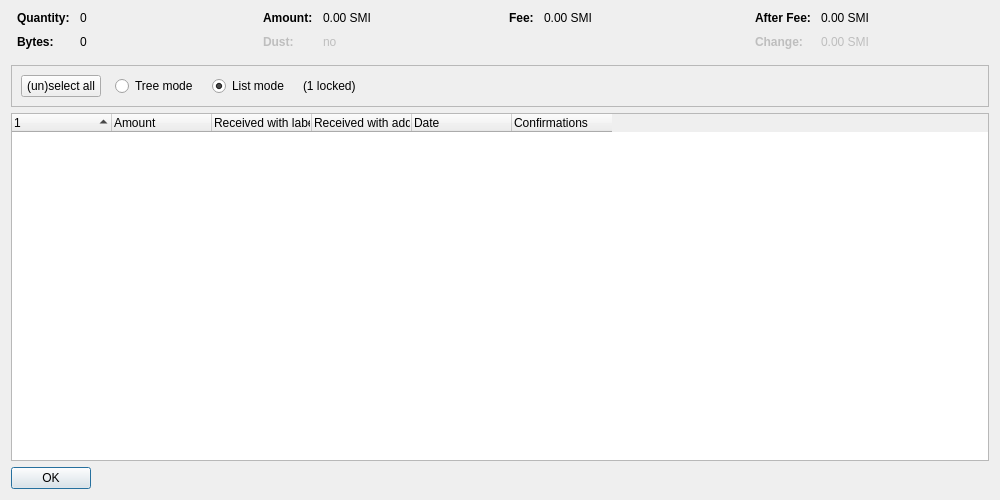
<?xml version="1.0" encoding="UTF-8"?>
<ui version="4.0">
 <class>CoinControlDialog</class>
 <widget class="QDialog" name="CoinControlDialog">
  <property name="geometry">
   <rect>
    <x>0</x>
    <y>0</y>
    <width>1000</width>
    <height>500</height>
   </rect>
  </property>
  <property name="windowTitle">
   <string>Coin Selection</string>
  </property>
  <layout class="QVBoxLayout" name="verticalLayout">
   <item>
    <layout class="QHBoxLayout" name="horizontalLayoutTop" stretch="0,0,0,0">
     <property name="topMargin">
      <number>0</number>
     </property>
     <property name="bottomMargin">
      <number>10</number>
     </property>
     <item>
      <layout class="QFormLayout" name="formLayoutCoinControl1">
       <property name="horizontalSpacing">
        <number>10</number>
       </property>
       <property name="verticalSpacing">
        <number>10</number>
       </property>
       <property name="leftMargin">
        <number>6</number>
       </property>
       <property name="rightMargin">
        <number>6</number>
       </property>
       <item row="0" column="0">
        <widget class="QLabel" name="labelCoinControlQuantityText">
         <property name="font">
          <font>
           <weight>75</weight>
           <bold>true</bold>
          </font>
         </property>
         <property name="text">
          <string>Quantity:</string>
         </property>
        </widget>
       </item>
       <item row="0" column="1">
        <widget class="QLabel" name="labelCoinControlQuantity">
         <property name="cursor">
          <cursorShape>IBeamCursor</cursorShape>
         </property>
         <property name="contextMenuPolicy">
          <enum>Qt::ActionsContextMenu</enum>
         </property>
         <property name="text">
          <string notr="true">0</string>
         </property>
         <property name="textInteractionFlags">
          <set>Qt::LinksAccessibleByMouse|Qt::TextSelectableByKeyboard|Qt::TextSelectableByMouse</set>
         </property>
        </widget>
       </item>
       <item row="1" column="0">
        <widget class="QLabel" name="labelCoinControlBytesText">
         <property name="font">
          <font>
           <weight>75</weight>
           <bold>true</bold>
          </font>
         </property>
         <property name="text">
          <string>Bytes:</string>
         </property>
        </widget>
       </item>
       <item row="1" column="1">
        <widget class="QLabel" name="labelCoinControlBytes">
         <property name="cursor">
          <cursorShape>IBeamCursor</cursorShape>
         </property>
         <property name="contextMenuPolicy">
          <enum>Qt::ActionsContextMenu</enum>
         </property>
         <property name="text">
          <string notr="true">0</string>
         </property>
         <property name="textInteractionFlags">
          <set>Qt::LinksAccessibleByMouse|Qt::TextSelectableByKeyboard|Qt::TextSelectableByMouse</set>
         </property>
        </widget>
       </item>
      </layout>
     </item>
     <item>
      <layout class="QFormLayout" name="formLayoutCoinControl2">
       <property name="horizontalSpacing">
        <number>10</number>
       </property>
       <property name="verticalSpacing">
        <number>10</number>
       </property>
       <property name="leftMargin">
        <number>6</number>
       </property>
       <property name="rightMargin">
        <number>6</number>
       </property>
       <item row="0" column="0">
        <widget class="QLabel" name="labelCoinControlAmountText">
         <property name="font">
          <font>
           <weight>75</weight>
           <bold>true</bold>
          </font>
         </property>
         <property name="text">
          <string>Amount:</string>
         </property>
        </widget>
       </item>
       <item row="0" column="1">
        <widget class="QLabel" name="labelCoinControlAmount">
         <property name="cursor">
          <cursorShape>IBeamCursor</cursorShape>
         </property>
         <property name="contextMenuPolicy">
          <enum>Qt::ActionsContextMenu</enum>
         </property>
         <property name="text">
          <string notr="true">0.00 SMI</string>
         </property>
         <property name="textInteractionFlags">
          <set>Qt::LinksAccessibleByMouse|Qt::TextSelectableByKeyboard|Qt::TextSelectableByMouse</set>
         </property>
        </widget>
       </item>
       <item row="1" column="0">
        <widget class="QLabel" name="labelCoinControlLowOutputText">
         <property name="enabled">
          <bool>false</bool>
         </property>
         <property name="font">
          <font>
           <weight>75</weight>
           <bold>true</bold>
          </font>
         </property>
         <property name="text">
          <string>Dust:</string>
         </property>
        </widget>
       </item>
       <item row="1" column="1">
        <widget class="QLabel" name="labelCoinControlLowOutput">
         <property name="enabled">
          <bool>false</bool>
         </property>
         <property name="cursor">
          <cursorShape>IBeamCursor</cursorShape>
         </property>
         <property name="contextMenuPolicy">
          <enum>Qt::ActionsContextMenu</enum>
         </property>
         <property name="text">
          <string notr="true">no</string>
         </property>
         <property name="textInteractionFlags">
          <set>Qt::LinksAccessibleByMouse|Qt::TextSelectableByKeyboard|Qt::TextSelectableByMouse</set>
         </property>
        </widget>
       </item>
      </layout>
     </item>
     <item>
      <layout class="QFormLayout" name="formLayoutCoinControl3">
       <property name="horizontalSpacing">
        <number>10</number>
       </property>
       <property name="verticalSpacing">
        <number>10</number>
       </property>
       <property name="leftMargin">
        <number>6</number>
       </property>
       <property name="rightMargin">
        <number>6</number>
       </property>
       <item row="0" column="0">
        <widget class="QLabel" name="labelCoinControlFeeText">
         <property name="font">
          <font>
           <weight>75</weight>
           <bold>true</bold>
          </font>
         </property>
         <property name="text">
          <string>Fee:</string>
         </property>
        </widget>
       </item>
       <item row="0" column="1">
        <widget class="QLabel" name="labelCoinControlFee">
         <property name="cursor">
          <cursorShape>IBeamCursor</cursorShape>
         </property>
         <property name="contextMenuPolicy">
          <enum>Qt::ActionsContextMenu</enum>
         </property>
         <property name="text">
          <string notr="true">0.00 SMI</string>
         </property>
         <property name="textInteractionFlags">
          <set>Qt::LinksAccessibleByMouse|Qt::TextSelectableByKeyboard|Qt::TextSelectableByMouse</set>
         </property>
        </widget>
       </item>
      </layout>
     </item>
     <item>
      <layout class="QFormLayout" name="formLayoutCoinControl4">
       <property name="horizontalSpacing">
        <number>10</number>
       </property>
       <property name="verticalSpacing">
        <number>10</number>
       </property>
       <property name="leftMargin">
        <number>6</number>
       </property>
       <property name="rightMargin">
        <number>6</number>
       </property>
       <item row="0" column="0">
        <widget class="QLabel" name="labelCoinControlAfterFeeText">
         <property name="font">
          <font>
           <weight>75</weight>
           <bold>true</bold>
          </font>
         </property>
         <property name="text">
          <string>After Fee:</string>
         </property>
        </widget>
       </item>
       <item row="0" column="1">
        <widget class="QLabel" name="labelCoinControlAfterFee">
         <property name="cursor">
          <cursorShape>IBeamCursor</cursorShape>
         </property>
         <property name="contextMenuPolicy">
          <enum>Qt::ActionsContextMenu</enum>
         </property>
         <property name="text">
          <string notr="true">0.00 SMI</string>
         </property>
         <property name="textInteractionFlags">
          <set>Qt::LinksAccessibleByMouse|Qt::TextSelectableByKeyboard|Qt::TextSelectableByMouse</set>
         </property>
        </widget>
       </item>
       <item row="1" column="0">
        <widget class="QLabel" name="labelCoinControlChangeText">
         <property name="enabled">
          <bool>false</bool>
         </property>
         <property name="font">
          <font>
           <weight>75</weight>
           <bold>true</bold>
          </font>
         </property>
         <property name="text">
          <string>Change:</string>
         </property>
        </widget>
       </item>
       <item row="1" column="1">
        <widget class="QLabel" name="labelCoinControlChange">
         <property name="enabled">
          <bool>false</bool>
         </property>
         <property name="cursor">
          <cursorShape>IBeamCursor</cursorShape>
         </property>
         <property name="contextMenuPolicy">
          <enum>Qt::ActionsContextMenu</enum>
         </property>
         <property name="text">
          <string notr="true">0.00 SMI</string>
         </property>
         <property name="textInteractionFlags">
          <set>Qt::LinksAccessibleByMouse|Qt::TextSelectableByKeyboard|Qt::TextSelectableByMouse</set>
         </property>
        </widget>
       </item>
      </layout>
     </item>
    </layout>
   </item>
   <item>
    <widget class="QFrame" name="frame">
     <property name="minimumSize">
      <size>
       <width>0</width>
       <height>40</height>
      </size>
     </property>
     <property name="frameShape">
      <enum>QFrame::StyledPanel</enum>
     </property>
     <property name="frameShadow">
      <enum>QFrame::Sunken</enum>
     </property>
     <layout class="QHBoxLayout" name="horizontalLayout">
      <item>
       <layout class="QHBoxLayout" name="horizontalLayoutPanel" stretch="0,0,0,0,0">
        <property name="spacing">
         <number>14</number>
        </property>
        <item>
         <widget class="QPushButton" name="pushButtonSelectAll">
          <property name="sizePolicy">
           <sizepolicy hsizetype="Maximum" vsizetype="Fixed">
            <horstretch>0</horstretch>
            <verstretch>0</verstretch>
           </sizepolicy>
          </property>
          <property name="text">
           <string>(un)select all</string>
          </property>
          <property name="autoDefault">
           <bool>false</bool>
          </property>
         </widget>
        </item>
        <item>
         <widget class="QRadioButton" name="radioTreeMode">
          <property name="sizePolicy">
           <sizepolicy hsizetype="Maximum" vsizetype="Fixed">
            <horstretch>0</horstretch>
            <verstretch>0</verstretch>
           </sizepolicy>
          </property>
          <property name="text">
           <string>Tree mode</string>
          </property>
         </widget>
        </item>
        <item>
         <widget class="QRadioButton" name="radioListMode">
          <property name="sizePolicy">
           <sizepolicy hsizetype="Maximum" vsizetype="Fixed">
            <horstretch>0</horstretch>
            <verstretch>0</verstretch>
           </sizepolicy>
          </property>
          <property name="text">
           <string>List mode</string>
          </property>
          <property name="checked">
           <bool>true</bool>
          </property>
         </widget>
        </item>
        <item>
         <widget class="QLabel" name="labelLocked">
          <property name="text">
           <string notr="true">(1 locked)</string>
          </property>
         </widget>
        </item>
        <item>
         <spacer name="horizontalSpacer">
          <property name="orientation">
           <enum>Qt::Horizontal</enum>
          </property>
          <property name="sizeHint" stdset="0">
           <size>
            <width>40</width>
            <height>20</height>
           </size>
          </property>
         </spacer>
        </item>
       </layout>
      </item>
     </layout>
    </widget>
   </item>
   <item>
    <widget class="CoinControlTreeWidget" name="treeWidget">
     <property name="contextMenuPolicy">
      <enum>Qt::CustomContextMenu</enum>
     </property>
     <property name="sortingEnabled">
      <bool>false</bool>
     </property>
     <property name="columnCount">
      <number>6</number>
     </property>
     <attribute name="headerShowSortIndicator" stdset="0">
      <bool>true</bool>
     </attribute>
     <attribute name="headerStretchLastSection">
      <bool>false</bool>
     </attribute>
     <column>
      <property name="text">
       <string/>
      </property>
     </column>
     <column>
      <property name="text">
       <string>Amount</string>
      </property>
     </column>
     <column>
      <property name="text">
       <string>Received with label</string>
      </property>
     </column>
     <column>
      <property name="text">
       <string>Received with address</string>
      </property>
     </column>
     <column>
      <property name="text">
       <string>Date</string>
      </property>
     </column>
     <column>
      <property name="text">
       <string>Confirmations</string>
      </property>
      <property name="toolTip">
       <string>Confirmed</string>
      </property>
     </column>
     <column>
      <property name="text">
       <string/>
      </property>
     </column>
     <column>
      <property name="text">
       <string/>
      </property>
     </column>
     <column>
      <property name="text">
       <string/>
      </property>
     </column>
     <column>
      <property name="text">
       <string/>
      </property>
     </column>
    </widget>
   </item>
   <item>
    <widget class="QDialogButtonBox" name="buttonBox">
     <property name="sizePolicy">
      <sizepolicy hsizetype="Maximum" vsizetype="Fixed">
       <horstretch>0</horstretch>
       <verstretch>0</verstretch>
      </sizepolicy>
     </property>
     <property name="orientation">
      <enum>Qt::Horizontal</enum>
     </property>
     <property name="standardButtons">
      <set>QDialogButtonBox::Ok</set>
     </property>
    </widget>
   </item>
  </layout>
 </widget>
 <customwidgets>
  <customwidget>
   <class>CoinControlTreeWidget</class>
   <extends>QTreeWidget</extends>
   <header>qt/coincontroltreewidget.h</header>
  </customwidget>
 </customwidgets>
 <resources/>
 <connections/>
</ui>
